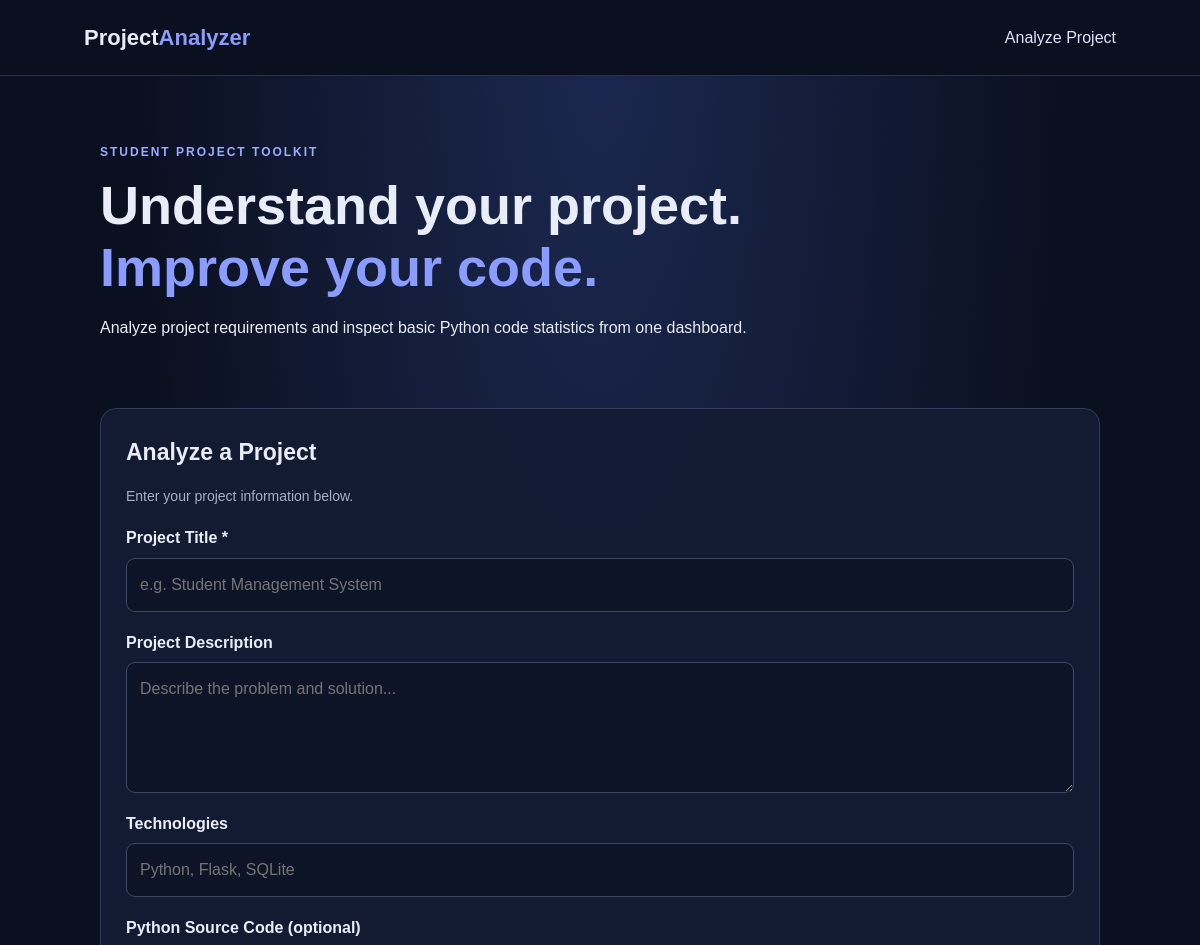
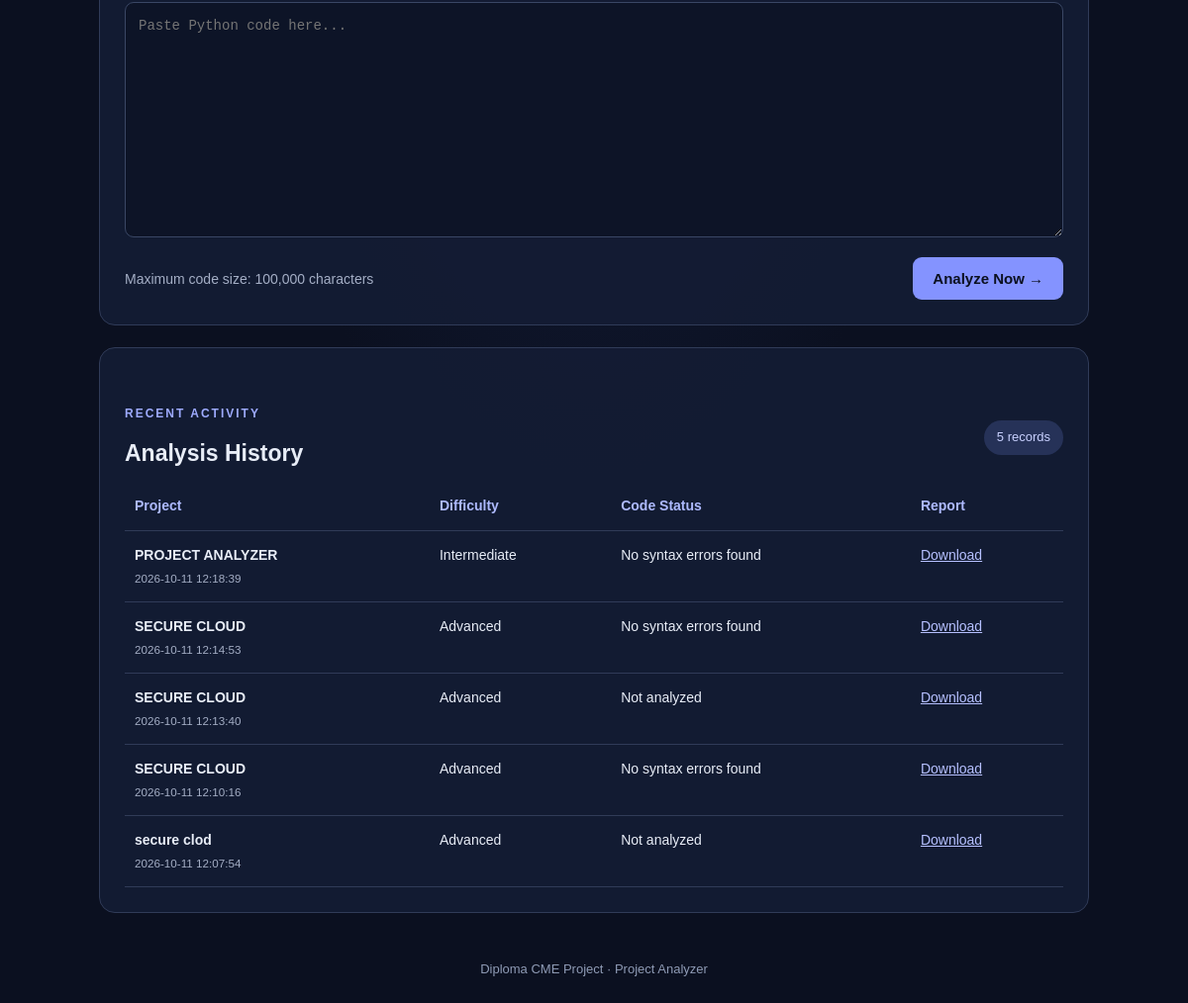
The page / on the database its author committed (2 pictures, top to bottom).
### tables this page shows
CREATE TABLE analyses (
                id INTEGER PRIMARY KEY AUTOINCREMENT,
                title TEXT NOT NULL,
                technology TEXT,
                difficulty TEXT,
                code_status TEXT,
                created_at TEXT NOT NULL
            );

### app.py (the view, shortened to what this page needs)
@app.route("/", methods=["GET", "POST"])
def index():
    project = None
    code_result = None
    history = get_history()
    return render_template(
        "index.html",
        project=project,
        code_result=code_result,
        history=history
    )

### app.py (called while the page is built)
def get_db():
    connection = sqlite3.connect(DB_PATH)
    connection.row_factory = sqlite3.Row
    return connection

def get_history():
    with get_db() as db:
        rows = db.execute("""
            SELECT * FROM analyses ORDER BY id DESC LIMIT 10
        """).fetchall()
    return rows

### templates/index.html (shortened to what this page needs)
<!DOCTYPE html>
<html lang="en">
<head>
    <link rel="stylesheet"
          href="{{ url_for('static', filename='style.css') }}">
</head>
<body>
    <header class="navbar">
        <div class="brand">Project<span>Analyzer</span></div>
        <a href="#analyzer" class="nav-link">Analyze Project</a>
    </header>
    <main class="container">
        <section class="hero">
            <p class="eyebrow">STUDENT PROJECT TOOLKIT</p>
            <h1>Understand your project.<br>
                <span>Improve your code.</span>
            </h1>
            <p>Analyze project requirements and inspect basic Python
               code statistics from one dashboard.</p>
        </section>
        <section class="panel" id="analyzer">
            <h2>Analyze a Project</h2>
            <p class="muted">Enter your project information below.</p>
            <form method="POST" id="projectForm">
                <label for="title">Project Title *</label>
                <input id="title" name="title" type="text"
                       maxlength="150" required
                       placeholder="e.g. Student Management System">
                <label for="description">Project Description</label>
                <textarea id="description" name="description"
                          rows="4" maxlength="10000"
                          placeholder="Describe the problem and solution..."></textarea>
                <label for="technology">Technologies</label>
                <input id="technology" name="technology" type="text"
                       placeholder="Python, Flask, SQLite">
                <label for="code">Python Source Code (optional)</label>
                <textarea id="code" name="code" rows="10"
                          maxlength="100000" spellcheck="false"
                          placeholder="Paste Python code here..."></textarea>
                <div class="form-footer">
                    <span class="muted">Maximum code size: 100,000 characters</span>
                    <button type="submit">Analyze Now →</button>
                </div>
            </form>
        </section>
        <section class="panel">
            <div class="section-heading">
                <div>
                    <p class="eyebrow">RECENT ACTIVITY</p>
                    <h2>Analysis History</h2>
                </div>
                <span class="badge">{{ history|length }} records</span>
            </div>
            {% if history %}
                <div class="table-wrap">
                    <table>
                        <thead>
                            <tr>
                                <th>Project</th>
                                <th>Difficulty</th>
                                <th>Code Status</th>
                                <th>Report</th>
                            </tr>
                        </thead>
                        <tbody>
                            {% for item in history %}
                            <tr>
                                <td>
                                    <strong>{{ item.title }}</strong>
                                    <small>{{ item.created_at }}</small>
                                </td>
                                <td>{{ item.difficulty }}</td>
                                <td>{{ item.code_status }}</td>
                                <td>
                                    <a class="report-link"
                                       href="{{ url_for('download_report',
                                                        analysis_id=item.id) }}">
                                        Download
                                    </a>
                                </td>
                            </tr>
                            {% endfor %}
                        </tbody>
                    </table>
                </div>
            {% else %}
                <p class="muted">Your analyses will appear here.</p>
            {% endif %}
        </section>
        <footer>
            Diploma CME Project · Project Analyzer
        </footer>
    </main>
</body>
</html>

### static/style.css (style rules this page uses)
* { box-sizing: border-box; }
:root { font-family: Arial, Helvetica, sans-serif; color: #e8edf7; background: #0b1020; }
body { margin: 0; line-height: 1.6; background: radial-gradient(ellipse at top, #1b2850 0%, #0b1020 55%); min-height: 100vh; }
.navbar { display: flex; align-items: center; justify-content: space-between; padding: 20px 7%; border-bottom: 1px solid #28324a; background: #0b1020; }
.brand { font-size: 22px; font-weight: 800; }
.brand span, .hero h1 span { color: #8b9cff; }
.nav-link { color: #dce3ff; text-decoration: none; }
.container { width: min(1000px, 92%); margin: 0 auto; }
.hero { padding: 55px 0 30px; }
.eyebrow { color: #9eabff; font-size: 12px; font-weight: 800; letter-spacing: 2px; }
h1 { font-size: clamp(32px, 6vw, 54px); line-height: 1.15; margin: 10px 0; }
h2 { font-size: 23px; margin: 0 0 10px; }
.muted { color: #a4aec5; font-size: 14px; }
.panel, .results { background: rgba(19, 28, 51, 0.96); border: 1px solid #303b58; border-radius: 16px; padding: 25px; margin: 22px 0; overflow-wrap: anywhere; }
label { display: block; margin: 18px 0 7px; font-weight: 700; }
input, textarea { display: block; width: 100%; border: 1px solid #3a4765; border-radius: 9px; padding: 13px; background: #0d1427; color: white; font: inherit; }
textarea { resize: vertical; }
#code { font-family: Consolas, monospace; font-size: 14px; line-height: 1.5; }
.form-footer, .section-heading { display: flex; justify-content: space-between; align-items: center; gap: 15px; flex-wrap: wrap; margin-top: 20px; }
button { border: 0; border-radius: 9px; padding: 13px 20px; background: #8493ff; color: #0b1020; font-size: 15px; font-weight: 800; cursor: pointer; }
.badge { display: inline-block; background: #263258; color: #c9d1ff; border-radius: 30px; padding: 7px 13px; font-size: 13px; }
.table-wrap { overflow-x: auto; }
table { width: 100%; border-collapse: collapse; text-align: left; font-size: 14px; }
th, td { padding: 13px 10px; border-bottom: 1px solid #303b58; vertical-align: top; }
th { color: #aebaff; }
td small { display: block; color: #a4aec5; margin-top: 4px; }
.report-link { color: #b6c0ff; }
footer { padding: 25px 0; text-align: center; color: #8f9bb5; font-size: 13px; }

### rows shown on the page
analyses: title "PROJECT ANALYZER", created_at "2026-10-11 12:18:39", difficulty "Intermediate", code_status "No syntax errors found"
analyses: title "SECURE CLOUD", created_at "2026-10-11 12:14:53", difficulty "Advanced", code_status "No syntax errors found"
analyses: title "SECURE CLOUD", created_at "2026-10-11 12:13:40", difficulty "Advanced", code_status "Not analyzed"
analyses: title "SECURE CLOUD", created_at "2026-10-11 12:10:16", difficulty "Advanced", code_status "No syntax errors found"
analyses: title "secure clod", created_at "2026-10-11 12:07:54", difficulty "Advanced", code_status "Not analyzed"

### other values the page prints
{{ history|length }} "5"
